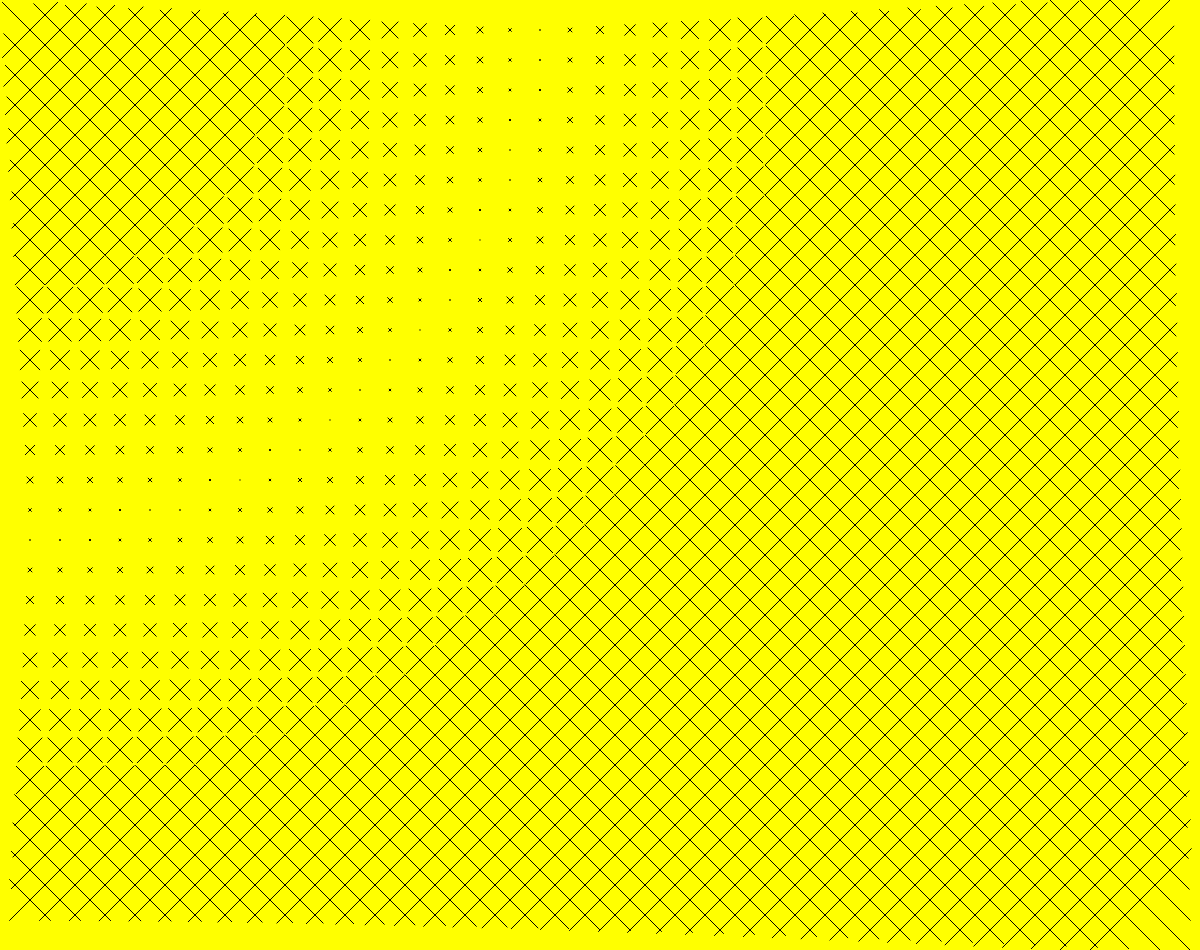
Frame 1 (no input)
Frame 60 (no input): identical to frame 1, image omitted
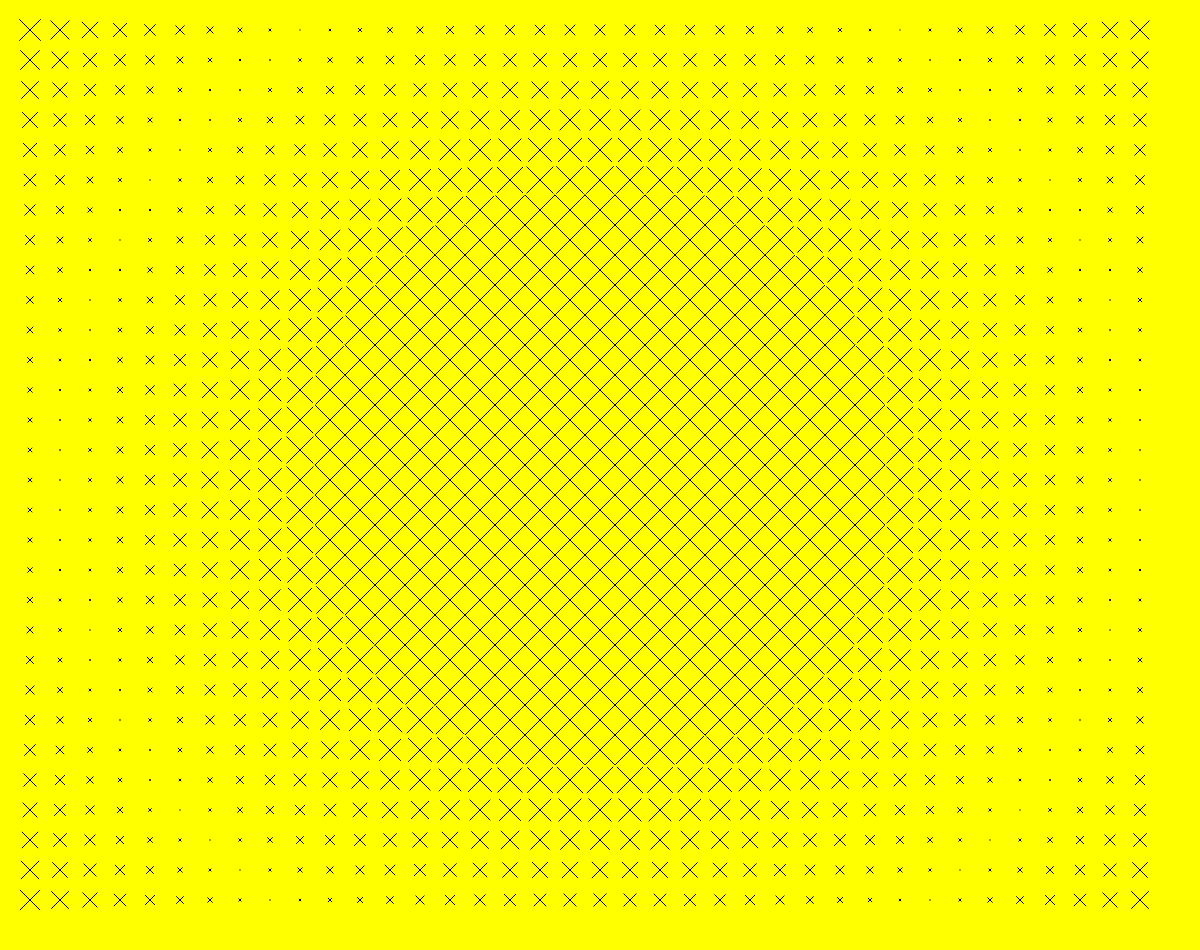
Frame 120 (the mouse pressed at the canvas centre since frame 60)

The p5.js sketch that drew these frames (run headless with seeded random() and noise() and a simulated clock; from frame 60 on, the mouse is pressed at the canvas centre):

// p5.js sketch
// ── sketch.js
let m, mSlider;
let e, eSlider;

function setup() {
  createCanvas(windowWidth, windowHeight -50);
  
  
 mSlider = createSlider(10, 110, 30, 1);
  eSlider = createSlider(10, 110, 30, 1) ;
}

function draw() {
  m = mSlider.value();
  e = eSlider.value();
  background("yellow");


for(let y = m; y < height - m; y += e){
    for(let x = m; x < width - m; x += e){
      let d = dist(x, y, mouseX, mouseY);
      let m = map(d, 0, 500, 30, 2);
      plus(x, y, m);
    }
  }
}

function plus(x, y, t) {
  push();
  translate(x, y);
  // line (x1, y1, x2, y2);

  line(-t / 1, -t / 1, t / 1, t / 1);
  line(-t / 1, t / 1, t / 1, -t / 1);
  pop();
}

// ── style.css
/* fondo */
body{
  background-color: rgb(129, 128, 128);
}

/* tipografías */
#tprincipal{
   font-family: Arial, Helvetica, sans-serif; 
   text-align: center;
   color:rgb(46, 5, 5);
}

t1{
   font-size: 50px;
   font-weight: bold;
}

t2{
   font-size:35px;
   font-weight: normal;
}
tg{
   font: size 18px;
   font-weight: lighter;
}

tnombre{
   font: size 18px;
   font-weight: bold;
  }
